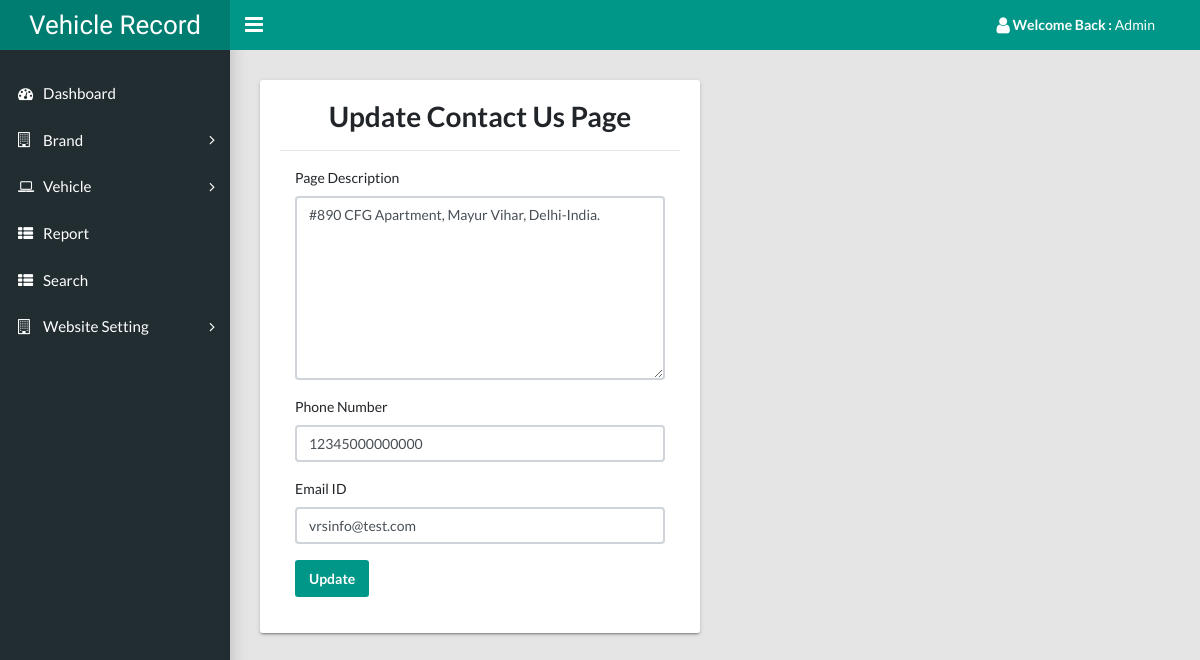
/vehiclerecordsystem/admin/contact-us.php (signed in), run on the app's committed database.
### tables this page shows
CREATE TABLE `tblpage` (
  `ID` int(10) NOT NULL,
  `PageType` varchar(200) DEFAULT NULL,
  `PageTitle` varchar(200) DEFAULT NULL,
  `PageDescription` mediumtext DEFAULT NULL,
  `Email` varchar(200) DEFAULT NULL,
  `MobileNumber` bigint(10) DEFAULT NULL,
  `UpdationDate` timestamp NULL DEFAULT NULL ON UPDATE current_timestamp()
);

### vehiclerecordsystem/admin/contact-us.php (the view, shortened to what this page needs)
<?php
require_once('include/config.php');
if(strlen( $_SESSION["adminid"])==0)
    {
header('location:logout.php');
}
else{
?>
<!DOCTYPE html>
<html lang="en">
  <head>
    <link rel="stylesheet" type="text/css" href="../css/main.css">
    <link rel="stylesheet" type="text/css" href="https://maxcdn.bootstrapcdn.com/font-awesome/4.7.0/css/font-awesome.min.css">
  </head>
  <body class="app sidebar-mini rtl">
   <?php include 'include/header.php'; ?>
    <?php include 'include/sidebar.php'; ?>
    <main class="app-content">
      <div class="row">
        <div class="col-md-6">
          <div class="tile">
                 <h2 align="center">Update Contact Us Page</h2>
              <hr />
            <div class="tile-body">
              <?php
$pagetype="contactus";
$sql = "SELECT * from tblpage where PageType=:pagetype";
$query = $dbh -> prepare($sql);
$query->bindParam(':pagetype',$pagetype,PDO::PARAM_STR);
$query->execute();
$results=$query->fetchAll(PDO::FETCH_OBJ);
$cnt=1;
if($query->rowCount() > 0)
{
foreach($results as $row)
{
?>
              <form  method="post">
                <div class="form-group col-md-12">
                  <label class="control-label">Page Description</label>
               <textarea class="form-control" name="aboutus"  required rows="8"><?php echo htmlentities($row->PageDescription);?></textarea>
                </div>
                <div class="form-group col-md-12">
                  <label class="control-label">Phone Number</label>
               <input class="form-control" type="text" name="phonenumber" value="<?php echo htmlentities($row->MobileNumber);?>" required>
                </div>
                <div class="form-group col-md-12">
                  <label class="control-label">Email ID</label>
               <input class="form-control" type="email" name="emailid" value="<?php echo htmlentities($row->Email);?>" required>
                </div>
                <div class="form-group col-md-4 align-self-end">
                  <input type="submit" name="update" id="update" class="btn btn-primary" value=" Update">
                </div>
              </form>
                <?php  $cnt=$cnt+1; } } ?>
            </div>
          </div>
        </div>
      </div>
    </main>
  </body>
</html><?php } ?>

### data on the page
tblpage: aboutus "#890 CFG Apartment, Mayur Vihar, Delhi-India.", phonenumber "12345000000000", emailid "vrsinfo@test.com"
